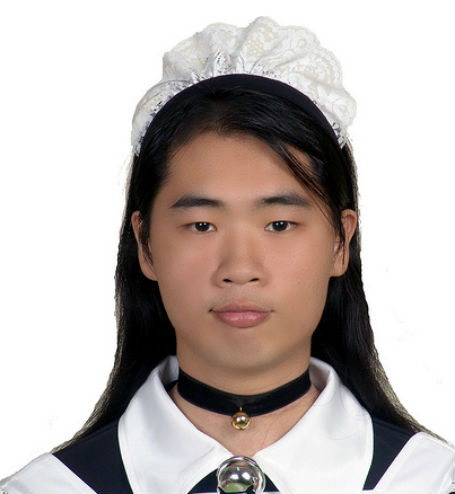
%> input picture data/male_maid.jpg, 455 x 494 px
$ octave proj1.m   (GNU Octave 9; MATLAB toolbox functions it lacks are replaced by stand-ins)
%> lines starting %> are read from the running program, lines starting %| are printed output that depends on the picture
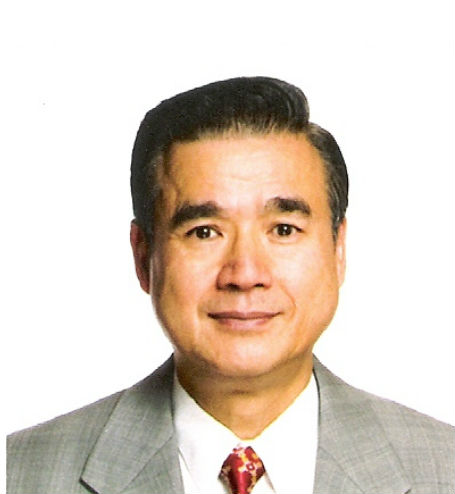
%> input picture data/man.jpg, 455 x 494 px
### code/my_imfilter.m
function [output2 impad] = my_imfilter(image, filter)
% This function is intended to behave like the built in function imfilter()
% See 'help imfilter' or 'help conv2'. While terms like "filtering" and
% "convolution" might be used interchangeably, and they are indeed nearly
% the same thing, there is a difference:
% from 'help filter2'
%    2-D correlation is related to 2-D convolution by a 180 degree rotation
%    of the filter matrix.

% Your function should work for color images. Simply filter each color
% channel independently.

% Your function should work for filters of any width and height
% combination, as long as the width and height are odd (e.g. 1, 7, 9). This
% restriction makes it unambigious which pixel in the filter is the center
% pixel.

% Boundary handling can be tricky. The filter can't be centered on pixels
% at the image boundary without parts of the filter being out of bounds. If
% you look at 'help conv2' and 'help imfilter' you see that they have
% several options to deal with boundaries. You should simply recreate the
% default behavior of imfilter -- pad the input image with zeros, and
% return a filtered image which matches the input resolution. A better
% approach is to mirror the image content over the boundaries for padding.

% % Uncomment if you want to simply call imfilter so you can see the desired
% % behavior. When you write your actual solution, you can't use imfilter,
% % filter2, conv2, etc. Simply loop over all the pixels and do the actual
% % computation. It might be slow.
% output = imfilter(image, filter);


%%%%%%%%%%%%%%%%
% Your code here
%%%%%%%%%%%%%%%%
test_image=image;
[filter_r filter_c]=size(filter);
dim=size(size(image));%check dimenasion
%> dim = [1 3]
%%%%%%%%%%%dimension%%%%%%%%%%%%%%%%
if dim(2)==3%input image only have either 1 or 3 dimensions
    disp('RGB img');
    dim=3;
elseif dim(2)==2
    disp('gray img');
    dim=1;
else
    disp('not valid input');
end
%%%%%%%%%%%%%%%%%%%%%%%%%%%%%%%%%%%%%%%%%%%%%%%%
for color=1:dim %iterate every dimemsions
    %padding
    img_g=test_image(:,:,color);
    [rows cols]=size(img_g);
    img_pad=zeros(rows+(filter_r-1)*2,cols+(filter_c-1)*2);%first pad with zero

    indexbase_r=filter_r;%filter row size
    indexbase_c=filter_c;%filter col size
    img_pad(indexbase_r:end-indexbase_r+1,indexbase_c:end-indexbase_c+1)=img_g(:,:);
    %padding corner _ mirror padding%%%%%%%%%%%%%%%%%%%%%
    %lefttop
    for i=indexbase_c:-1:1
        for j=indexbase_r:-1:1
            img_pad(j,i)=img_g(indexbase_r-j+1,indexbase_c-i+1);

        end
    end
    %righttop
    for i=cols:1:cols+indexbase_c
        for j=indexbase_r:-1:1
            img_pad(j,i+1)=img_g(indexbase_r-j+1,2*cols-i);
        end
    end
    %left bottom
    for i=indexbase_c:-1:1
        for j=rows:1:rows+indexbase_r
            img_pad(j+1,i)=img_g(2*rows-j,indexbase_c-i+1);
        end
    end
    %right bottom
    for i=cols:1:cols+indexbase_c
        for j=rows:1:rows+indexbase_r
            img_pad(j+1,i+1)=img_g(2*rows-j,2*cols-i);
        end
    end

    %%%%%%%%%%%%%%%%%%%%%%%%%%%%
    %padding side
    %left
    for i=indexbase_c:-1:1
        for j=indexbase_r:rows
            img_pad(j,i)=img_g(j-indexbase_r+1,indexbase_c-i+1);
        end
    end
    %right
    for i=cols:indexbase_c+cols
        for j=indexbase_r:rows
            img_pad(j,i+1)=img_g(j-indexbase_r+1,2*cols-i);
        end
    end
    %up
    for i=indexbase_c:cols
        for j=indexbase_r:-1:1
            img_pad(j,i)=img_g(indexbase_r-j+1,i-indexbase_c+1);
        end
    end
    %down
    for i=indexbase_c:cols
        for j=rows:indexbase_r+rows
            img_pad(j+1,i)=img_g(2*rows-j,i-indexbase_c+1);
        end
    end
    impad=img_pad;
    %%%%%%%%%%%%%%%%%%%%%%%%%%%%
    %indicate the middle point of the filter
    %mid_r=floor(indexbase_r/2)+1;
    %mid_c=floor(indexbase_c/2)+1;

    for i=1:cols
        for j=1:rows
            % [8 lines of commented-out code are left out]
            start_r=j+indexbase_r;%conv location on the image_row
            start_c=i+indexbase_c;%conv location on the image_col

            tmp_val=filter.*img_pad(start_r-floor(indexbase_r/2):start_r+floor(indexbase_r/2),start_c-floor(indexbase_c/2):start_c+floor(indexbase_c/2));%multiply selected area on the image and the filter
            value=sum(sum(tmp_val));
            output_tmp(j,i)=value;
        end
    end
    %output2=output2(indexbase_r:rows,indexbase_c:cols);
    output2(:,:,color)=output_tmp;
end
%> this loop made 3 passes
%> pass 1, in my_imfilter, `img_g=test_image(:,:,color);`:
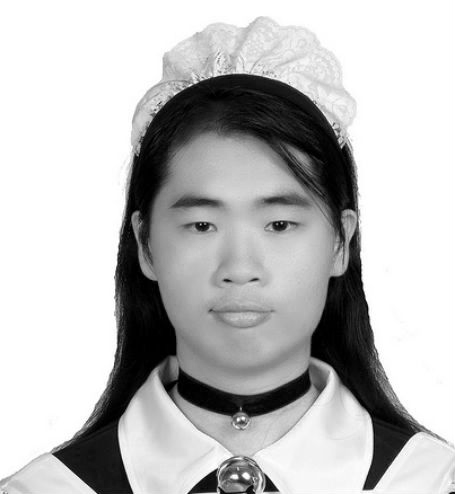
%> img_g: size 494x455 single; min 0, max 1, mean 0.741
%> after the loop:
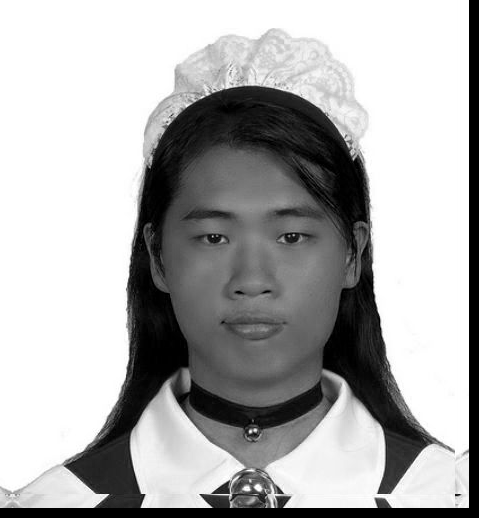
%> img_pad: size 518x479 double; min 0, max 1, mean 0.68
%> after the loop:
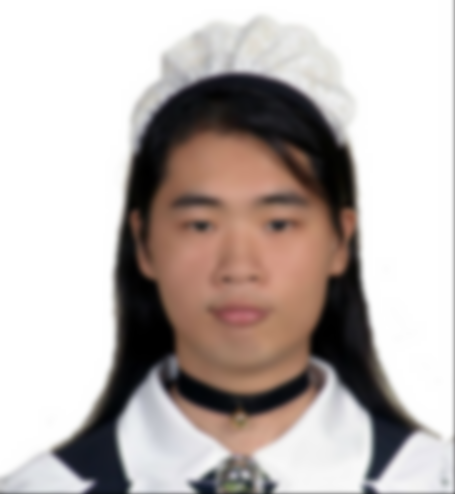
%> output2: size 494x455x3 double; mean R, G, B 0.738, 0.703, 0.69
%> after the loop:
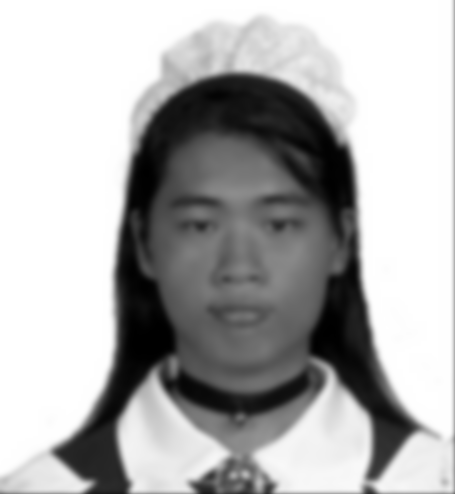
%> output_tmp: size 494x455 double; min 0.000197, max 1, mean 0.69
end

### code/proj1.m
% Before trying to construct hybrid images, it is suggested that you
% implement my_imfilter.m and then debug it using proj1_test_filtering.m

% Debugging tip: You can split your MATLAB code into cells using "%%"
% comments. The cell containing the cursor has a light yellow background,
% and you can press Ctrl+Enter to run just the code in that cell. This is
% useful when projects get more complex and slow to rerun from scratch

close all; % closes all figures

%% Setup
% read images and convert to floating point format

image1 = im2single(imread('../data/male_maid.jpg'));
image2 = im2single(imread('../data/man.jpg'));


% Several additional test cases are provided for you, but feel free to make
% your own (you'll need to align the images in a photo editor such as
% Photoshop). The hybrid images will differ depending on which image you
% assign as image1 (which will provide the low frequencies) and which image
% you asign as image2 (which will provide the high frequencies)

%% Filtering and Hybrid Image construction

cutoff_frequency =3; %This is the standard deviation, in pixels, of the

% Gaussian blur that will remove the high frequencies from one image and
% remove the low frequencies from another image (by subtracting a blurred
% version from the original version). You will want to tune this for every
% image pair to get the best results.
filter = fspecial('Gaussian', cutoff_frequency*4+1, cutoff_frequency);

%%%%%%%%%%%%%%%%%%%%%%%%%%%%%%%%%%%%%%%%%%%%%%%%%%%%%%%%%%%%%%%%%%%
% YOUR CODE BELOW. Use my_imfilter create 'low_frequencies' and
% 'high_frequencies' and then combine them to create 'hybrid_image'
%%%%%%%%%%%%%%%%%%%%%%%%%%%%%%%%%%%%%%%%%%%%%%%%%%%%%%%%%%%%%%%%%%%

%%%%%%%%%%%%%%%%%%%%%%%%%%%%%%%%%%%%%%%%%%%%%%%%%%%%%%%%%%%%%%%%%%%%%%%%
% Remove the high frequencies from image1 by blurring it. The amount of
% blur that works best will vary with different image pairs
%%%%%%%%%%%%%%%%%%%%%%%%%%%%%%%%%%%%%%%%%%%%%%%%%%%%%%%%%%%%%%%%%%%%%%%%

[low_frequencies impad] = my_imfilter(image1, filter);
figure(8);
imshow(impad);
%%%%%%%%%%%%%%%%%%%%%%%%%%%%%%%%%%%%%%%%%%%%%%%%%%%%%%%%%%%%%%%%%%%%%%%%
% Remove the low frequencies from image2. The easiest way to do this is to
% subtract a blurred version of image2 from the original version of image2.
% This will give you an image centered at zero with negative values.
%%%%%%%%%%%%%%%%%%%%%%%%%%%%%%%%%%%%%%%%%%%%%%%%%%%%%%%%%%%%%%%%%%%%%%%%
laplacian_filter = [0 1 0; 1 -4 1; 0 1 0];
%> (the run ends here)
